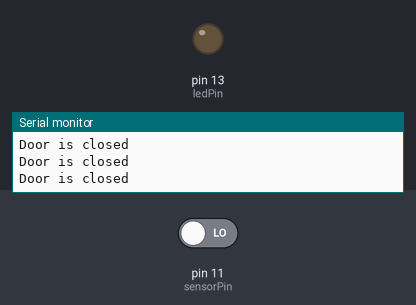
Recording of a sketch running on a simulated Arduino Uno, built with avr-gcc and run on an emulated ATmega328P. Shown: output pins drawn as LEDs (lit = HIGH), the last lines printed to the serial monitor. The test bench sets the inputs (shaded band); at power-on: pin 11 (sensorPin) LOW.

Above: at 1.8 s.
1.9 s: pin 11 (sensorPin) driven HIGH
At 2.6 s:
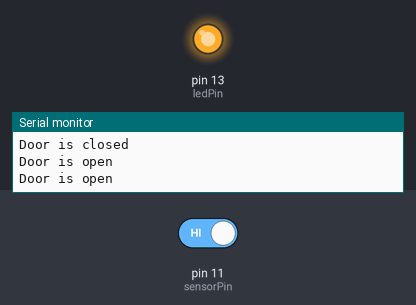
3.5 s: pin 11 (sensorPin) driven LOW
At 3.8 s:
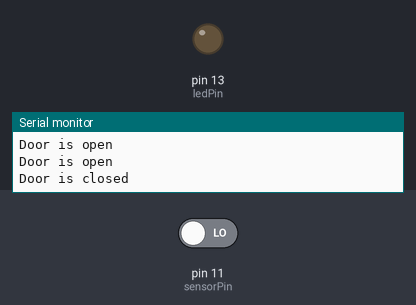
Timing chart, 0 to 6.5 s (numbered marks = the images above; inputs shaded):
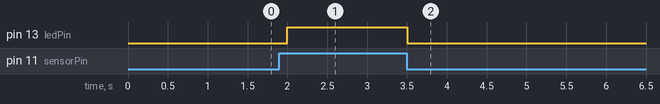

The sketch:

MagneticProximity.ino
```cpp
const int sensorPin = 11; // Pin connected to the magnetic door sensor
const int ledPin = 13;   // Pin connected to the onboard LED

void setup() {
  Serial.begin(9600);        // Initialize serial communication
  pinMode(sensorPin, INPUT); // Set sensor pin as an input
  pinMode(ledPin, OUTPUT);   // Set LED pin as an output
  digitalWrite(ledPin, LOW); // Ensure LED is off
}

void loop() {
  int sensorState = digitalRead(sensorPin); // Read the state of the magnetic door sensor

  if (sensorState == HIGH) { // Door is open
    Serial.println("Door is open");
    digitalWrite(ledPin, HIGH); // Turn on the LED
  } else { // Door is closed
    Serial.println("Door is closed");
    digitalWrite(ledPin, LOW); // Turn off the LED
  }

  delay(500); // Wait for 500 milliseconds before reading again
}
```

Measured:
- after the input at 1.9 s, pin 13 (ledPin): LOW → HIGH after 0.10 s
- after the input at 3.5 s, pin 13 (ledPin): HIGH → LOW at once
